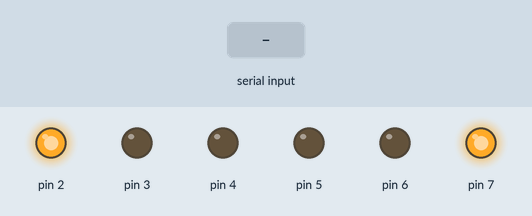
A sketch run on a simulated Arduino Uno, built with avr-gcc and run on an emulated ATmega328P. On the bench: output pins drawn as LEDs (lit = HIGH). The test bench sets the inputs (shaded band).

Above: at 5.8 s.
5.9 s: byte 0 (0) received over Serial
At 6.7 s:
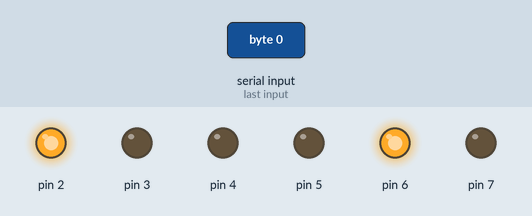
At 7.2 s:
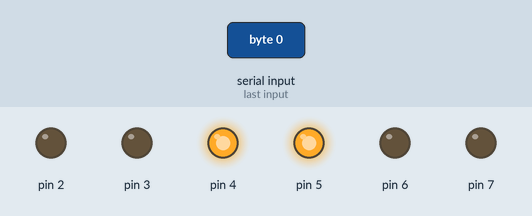
Timing chart, 0 to 8.9 s (numbered marks = the images above; inputs shaded):
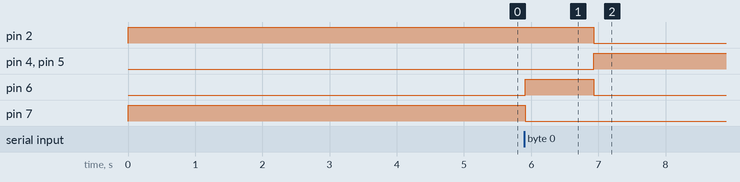

The sketch:

arduino_escravo.ino
```cpp
#include <avr/io.h>

uint16_t cont_overflow;
uint8_t cont = 0;
long int x = 0;

void conter_setup(){
  TCCR0B |= 0b00000101; // prescale do registrador contador_overflow (1024)
  TIMSK0 |= 0b00000001;
}

ISR (TIMER0_OVF_vect){
  Serial.begin(9600);
  cont_overflow++;
  if(cont_overflow > 1838/6 && cont == 0){
    if(Serial.available() > 0){
      x = Serial.read();
      if(x == 0){
        cont++;
        cont_overflow = 0;
      }
    }
  }
  else if(cont_overflow > 1838/6 && cont == 2){
    if(Serial.available() > 0){
      x = Serial.read();
      if(x == 0){
        cont++;
        cont_overflow = 0;
      }
    }
  }
  else if(cont_overflow > 1838/30 && (cont == 1 || cont == 3)){
    cont++;
    cont_overflow = 0;
  }
  else if(cont == 4)
    cont = 0;
}

int main(){
  conter_setup();
  DDRD = 0b11111100;
  sei();
  while(1){
    if(cont == 0){
      PORTD = 0b10000100;
    }
    else if(cont == 1){
      PORTD = 0b01000100;
    }
    else if(cont == 2){
      PORTD = 0b00110000;
    }
    else if(cont == 3){
      PORTD = 0b00101000;
    }
    else
      cont = 0;
  }
}
```

Measured:
- after the input at 5.9 s, pin 2: HIGH → LOW after 1.0 s; pin 4, pin 5: LOW → HIGH after 1.0 s; pin 6: LOW → HIGH at once, → LOW 1.0 s later; pin 7: HIGH → LOW at once
